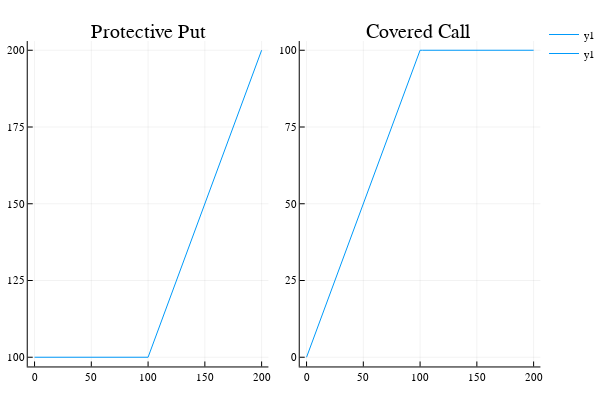

Notebook cell for this chart:
### Markdown cell above
## Hedging
 \begin{equation*}
 \text{Protective Put = Holding a Stock + Long Put}
 \end{equation*}
  \begin{equation*}
 \text{Covered Call = Holding a Stock + Short Call}
 \end{equation*}

### Code cell
ProtectivePut = StockPrice + LongPut
CoveredCall   = StockPrice + ShortCall
pProPut = plot(StockPrice,ProtectivePut,title = "Protective Put")
pCovCall = plot(StockPrice,CoveredCall,title = "Covered Call ")
plot(pProPut,pCovCall,layout= (1,2))

### Figure 1 — Plotly figure (JSON) as saved in the notebook; plotly's stock layout.template omitted (floating-point values rounded to 4 significant figures)
{"data": [{"colorbar": {"title": ""}, "hoverinfo": "text", "legendgroup": "y1", "line": {"color": "rgba(0, 154, 250, 1.000)", "dash": "solid", "shape": "linear", "width": 1}, "mode": "lines", "name": "y1", "showlegend": true, "text": [null, null, null, null, null, null, null, null, null, null, null, null, null, null, null, null, null, null, null, null, null, null, null, null, null, null, null, null, null, null, null, null, null, null, null, null, null, null, null, null, null, null, null, null, null, null, null, null, null, null, null, null, null, null, null, null, null, null, null, null, null, null, null, null, null, null, null, null, null, null, null, null, null, null, null, null, null, null, null, null, null, null, null, null, null, null, null, null, null, null, null, null, null, null, null, null, null, null, null, null, null], "type": "scatter", "x": [0, 2, 4, 6, 8, 10, 12, 14, 16, 18, 20, 22, 24, 26, 28, 30, 32, 34, 36, 38, 40, 42, 44, 46, 48, 50, 52, 54, 56, 58, 60, 62, 64, 66, 68, 70, 72, 74, 76, 78, 80, 82, 84, 86, 88, 90, 92, 94, 96, 98, 100, 102, 104, 106, 108, 110, 112, 114, 116, 118, 120, 122, 124, 126, 128, 130, 132, 134, 136, 138, 140, 142, 144, 146, 148, 150, 152, 154, 156, 158, 160, 162, 164, 166, 168, 170, 172, 174, 176, 178, 180, 182, 184, 186, 188, 190, 192, 194, 196, 198, 200], "xaxis": "x1", "y": [100, 100, 100, 100, 100, 100, 100, 100, 100, 100, 100, 100, 100, 100, 100, 100, 100, 100, 100, 100, 100, 100, 100, 100, 100, 100, 100, 100, 100, 100, 100, 100, 100, 100, 100, 100, 100, 100, 100, 100, 100, 100, 100, 100, 100, 100, 100, 100, 100, 100, 100, 102, 104, 106, 108, 110, 112, 114, 116, 118, 120, 122, 124, 126, 128, 130, 132, 134, 136, 138, 140, 142, 144, 146, 148, 150, 152, 154, 156, 158, 160, 162, 164, 166, 168, 170, 172, 174, 176, 178, 180, 182, 184, 186, 188, 190, 192, 194, 196, 198, 200], "yaxis": "y1"}, {"colorbar": {"title": ""}, "hoverinfo": "text", "legendgroup": "y1", "line": {"color": "rgba(0, 154, 250, 1.000)", "dash": "solid", "shape": "linear", "width": 1}, "mode": "lines", "name": "y1", "showlegend": true, "text": [null, null, null, null, null, null, null, null, null, null, null, null, null, null, null, null, null, null, null, null, null, null, null, null, null, null, null, null, null, null, null, null, null, null, null, null, null, null, null, null, null, null, null, null, null, null, null, null, null, null, null, null, null, null, null, null, null, null, null, null, null, null, null, null, null, null, null, null, null, null, null, null, null, null, null, null, null, null, null, null, null, null, null, null, null, null, null, null, null, null, null, null, null, null, null, null, null, null, null, null, null], "type": "scatter", "x": [0, 2, 4, 6, 8, 10, 12, 14, 16, 18, 20, 22, 24, 26, 28, 30, 32, 34, 36, 38, 40, 42, 44, 46, 48, 50, 52, 54, 56, 58, 60, 62, 64, 66, 68, 70, 72, 74, 76, 78, 80, 82, 84, 86, 88, 90, 92, 94, 96, 98, 100, 102, 104, 106, 108, 110, 112, 114, 116, 118, 120, 122, 124, 126, 128, 130, 132, 134, 136, 138, 140, 142, 144, 146, 148, 150, 152, 154, 156, 158, 160, 162, 164, 166, 168, 170, 172, 174, 176, 178, 180, 182, 184, 186, 188, 190, 192, 194, 196, 198, 200], "xaxis": "x2", "y": [0, 2, 4, 6, 8, 10, 12, 14, 16, 18, 20, 22, 24, 26, 28, 30, 32, 34, 36, 38, 40, 42, 44, 46, 48, 50, 52, 54, 56, 58, 60, 62, 64, 66, 68, 70, 72, 74, 76, 78, 80, 82, 84, 86, 88, 90, 92, 94, 96, 98, 100, 100, 100, 100, 100, 100, 100, 100, 100, 100, 100, 100, 100, 100, 100, 100, 100, 100, 100, 100, 100, 100, 100, 100, 100, 100, 100, 100, 100, 100, 100, 100, 100, 100, 100, 100, 100, 100, 100, 100, 100, 100, 100, 100, 100, 100, 100, 100, 100, 100, 100], "yaxis": "y2"}], "layout": {"annotations": [{"font": {"color": "rgba(0, 0, 0, 1.000)", "family": "sans-serif", "size": 20}, "rotation": 0, "showarrow": false, "text": "Protective Put", "x": 0.2722, "xanchor": "center", "xref": "paper", "y": 1, "yanchor": "top", "yref": "paper"}, {"font": {"color": "rgba(0, 0, 0, 1.000)", "family": "sans-serif", "size": 20}, "rotation": 0, "showarrow": false, "text": "Covered Call ", "x": 0.7722, "xanchor": "center", "xref": "paper", "y": 1, "yanchor": "top", "yref": "paper"}], "height": 400, "legend": {"bgcolor": "rgba(255, 255, 255, 1.000)", "bordercolor": "rgba(0, 0, 0, 1.000)", "font": {"color": "rgba(0, 0, 0, 1.000)", "family": "sans-serif", "size": 11}, "tracegroupgap": 0, "x": 1, "y": 1}, "margin": {"b": 20, "l": 0, "r": 0, "t": 20}, "paper_bgcolor": "rgba(255, 255, 255, 1.000)", "plot_bgcolor": "rgba(255, 255, 255, 1.000)", "showlegend": true, "width": 600, "xaxis1": {"anchor": "y1", "domain": [0.05101, 0.4934], "gridcolor": "rgba(0, 0, 0, 0.100)", "gridwidth": 0.5, "linecolor": "rgba(0, 0, 0, 1.000)", "mirror": false, "range": [-6, 206], "showgrid": true, "showline": true, "showticklabels": true, "tickangle": 0, "tickcolor": "rgb(0, 0, 0)", "tickfont": {"color": "rgba(0, 0, 0, 1.000)", "family": "sans-serif", "size": 11}, "tickmode": "array", "ticks": "inside", "ticktext": ["0", "50", "100", "150", "200"], "tickvals": [0, 50, 100, 150, 200], "title": "", "titlefont": {"color": "rgba(0, 0, 0, 1.000)", "family": "sans-serif", "size": 15}, "type": "-", "visible": true, "zeroline": false, "zerolinecolor": "rgba(0, 0, 0, 1.000)"}, "xaxis2": {"anchor": "y2", "domain": [0.551, 0.9934], "gridcolor": "rgba(0, 0, 0, 0.100)", "gridwidth": 0.5, "linecolor": "rgba(0, 0, 0, 1.000)", "mirror": false, "range": [-6, 206], "showgrid": true, "showline": true, "showticklabels": true, "tickangle": 0, "tickcolor": "rgb(0, 0, 0)", "tickfont": {"color": "rgba(0, 0, 0, 1.000)", "family": "sans-serif", "size": 11}, "tickmode": "array", "ticks": "inside", "ticktext": ["0", "50", "100", "150", "200"], "tickvals": [0, 50, 100, 150, 200], "title": "", "titlefont": {"color": "rgba(0, 0, 0, 1.000)", "family": "sans-serif", "size": 15}, "type": "-", "visible": true, "zeroline": false, "zerolinecolor": "rgba(0, 0, 0, 1.000)"}, "yaxis1": {"anchor": "x1", "domain": [0.03762, 0.9415], "gridcolor": "rgba(0, 0, 0, 0.100)", "gridwidth": 0.5, "linecolor": "rgba(0, 0, 0, 1.000)", "mirror": false, "range": [97, 203], "showgrid": true, "showline": true, "showticklabels": true, "tickangle": 0, "tickcolor": "rgb(0, 0, 0)", "tickfont": {"color": "rgba(0, 0, 0, 1.000)", "family": "sans-serif", "size": 11}, "tickmode": "array", "ticks": "inside", "ticktext": ["100", "125", "150", "175", "200"], "tickvals": [100, 125, 150, 175, 200], "title": "", "titlefont": {"color": "rgba(0, 0, 0, 1.000)", "family": "sans-serif", "size": 15}, "type": "-", "visible": true, "zeroline": false, "zerolinecolor": "rgba(0, 0, 0, 1.000)"}, "yaxis2": {"anchor": "x2", "domain": [0.03762, 0.9415], "gridcolor": "rgba(0, 0, 0, 0.100)", "gridwidth": 0.5, "linecolor": "rgba(0, 0, 0, 1.000)", "mirror": false, "range": [-3, 103], "showgrid": true, "showline": true, "showticklabels": true, "tickangle": 0, "tickcolor": "rgb(0, 0, 0)", "tickfont": {"color": "rgba(0, 0, 0, 1.000)", "family": "sans-serif", "size": 11}, "tickmode": "array", "ticks": "inside", "ticktext": ["0", "25", "50", "75", "100"], "tickvals": [0, 25, 50, 75, 100], "title": "", "titlefont": {"color": "rgba(0, 0, 0, 1.000)", "family": "sans-serif", "size": 15}, "type": "-", "visible": true, "zeroline": false, "zerolinecolor": "rgba(0, 0, 0, 1.000)"}}}
